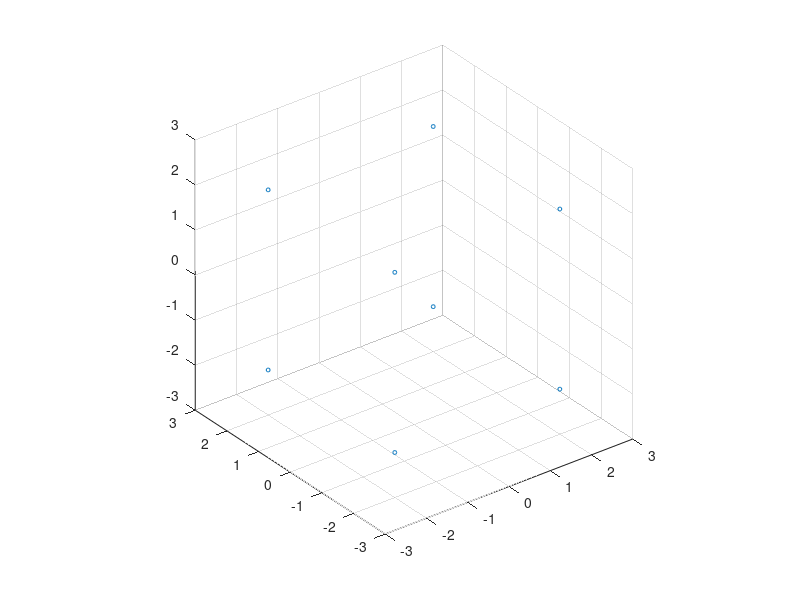
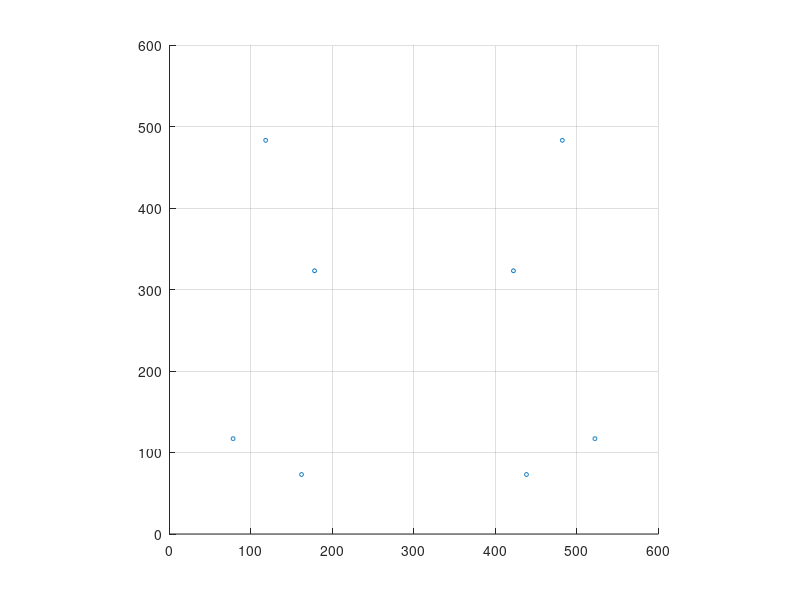

The MATLAB source for these figures, in order:
%% Draw the image points
% real world coordinate
real_coordinate = [2 2 2;
                   -2 2 2;
                   -2 2 -2;
                   2 2 -2;
                   2 -2 2;
                   -2 -2 2;
                   -2 -2 -2;
                   2 -2 -2];
figure("Name", "Real world coordinate")
%f1 = axes
% circle and black
fig1 = scatter3(real_coordinate(:, 1), real_coordinate(:, 2), real_coordinate(:, 3), 8, "black", "o");
axis equal;
axis([-3, 3, -3, 3, -3, 3]);
grid on;
saveas(fig1, './part1/1/1.jpg');

% pixel positions in the camera image
image_pixel = [422 323; 178 323; 118 483; 482 483;
               438 73; 162 73; 78 117; 522 117];
figure("Name", "Pixel positions in the camera image")
fig2 = scatter(image_pixel(:, 1), image_pixel(:, 2), 8, "black", "o");
axis equal;
axis([0, 600, 0, 600]);
grid on;
saveas(fig2, './part1/1/2.jpg');
clear figure;